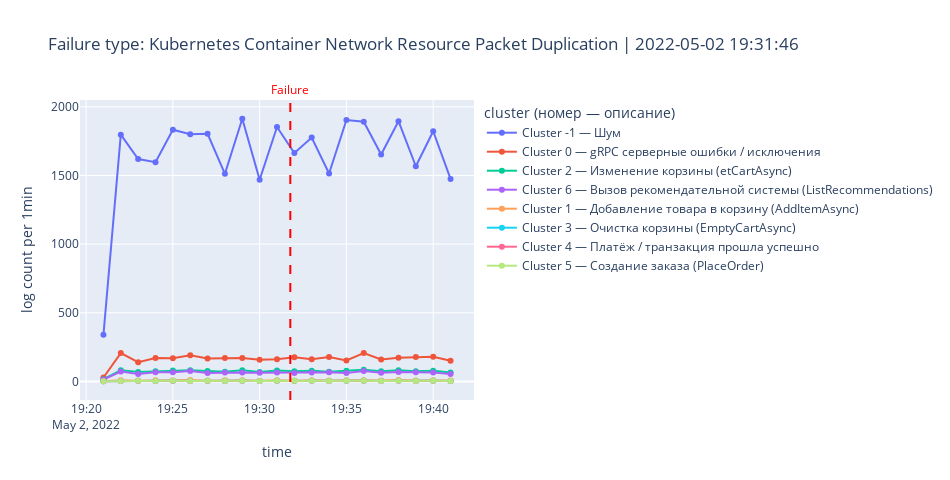
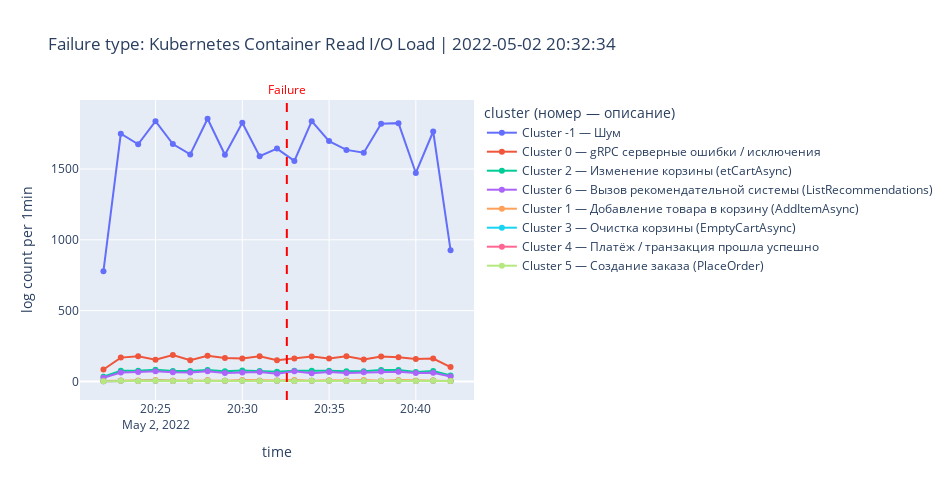
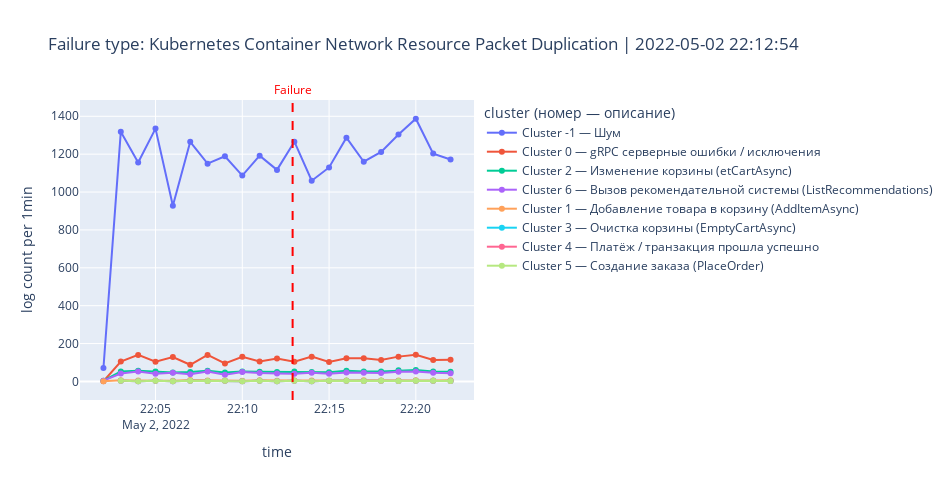
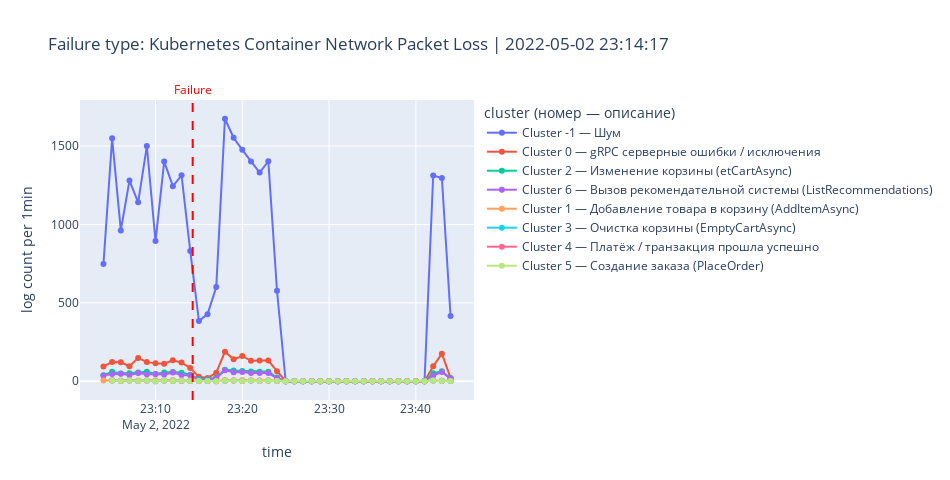

Source (notebook cell) for these figures, in order:
### Code cell
import plotly.graph_objs as go
FREQ = '1min'
WINDOW_BEFORE = '30min'
WINDOW_AFTER  = '30min'
TOP_N = None  

CLUSTER_DESCRIPTIONS = {
    -1: "Шум",
    0:  "gRPC серверные ошибки / исключения",
    1:  "Добавление товара в корзину (AddItemAsync)",
    2:  "Изменение корзины (etCartAsync)",
    3:  "Очистка корзины (EmptyCartAsync)",
    4:  "Платёж / транзакция прошла успешно",
    5:  "Создание заказа (PlaceOrder)",
    6:  "Вызов рекомендательной системы (ListRecommendations)",
}

# data
logs = filtered_logs_10m_df.copy()
incidents = service_failures_03_05_df.copy()

# type conversion
logs['datetime'] = pd.to_datetime(logs['datetime'])
incidents['datetime'] = pd.to_datetime(incidents['datetime'])

# 'noise' -> -1
logs['cluster_num'] = pd.to_numeric(
    logs['cluster'].replace({'noise': -1}),
    errors='coerce'
).astype('Int64')

# plot 1 incident
def plot_incident_timeseries(t_fail, failure_type=None, cmbd_id=None):
    # window near incident
    t_start = t_fail - pd.Timedelta(WINDOW_BEFORE)
    t_end   = t_fail + pd.Timedelta(WINDOW_AFTER)

    df_win = logs[(logs['datetime'] >= t_start) & (logs['datetime'] <= t_end)].copy()

    # filter by service
    if cmbd_id is not None:
        for svc_col in ['cmbd_id', 'cmdb_id', 'service_id', 'service']:
            if svc_col in df_win.columns:
                df_win = df_win[df_win[svc_col] == cmbd_id]
                break

    if df_win.empty:
        print(f"No logs in time window {WINDOW_BEFORE}/{WINDOW_AFTER} around {t_fail} (cmbd_id={cmbd_id})")
        return

    # agregate logs with resampling
    counts = (
        df_win
        .set_index('datetime')
        .groupby('cluster_num')
        .resample(FREQ).size()
        .rename('count')
        .reset_index()
    )

    # order of clusters
    order = (
        counts.groupby('cluster_num')['count']
              .sum()
              .sort_values(ascending=False)
              .index.tolist()
    )
    # print starting counts for debugging
    print('Counts at start time:')
    print(counts[counts['datetime'] == counts['datetime'].min()])
    if TOP_N is not None:
        order = order[:TOP_N]

    # title
    title_bits = []
    if failure_type is not None:
        title_bits.append(f'Failure type: {failure_type}')
    if cmbd_id is not None:
        title_bits.append(f'CMBD: {cmbd_id}')
    title_bits.append(str(t_fail))
    title = ' | '.join(title_bits)

    # visualization
    fig = go.Figure()
    for cid in order:
        sub = counts[counts['cluster_num'] == cid]
        if sub.empty:
            continue
        legend_name = f"Cluster {int(cid)} — {CLUSTER_DESCRIPTIONS.get(int(cid), 'Неизвестный кластер')}"
        fig.add_trace(go.Scatter(
            x=sub['datetime'],
            y=sub['count'],
            mode='lines+markers',
            name=legend_name
        ))

    # red line - time of incident
    fig.add_shape(
        type="line",
        x0=t_fail, x1=t_fail,
        y0=0, y1=1,
        xref='x', yref='paper',
        line=dict(color='red', dash='dash')
    )
    fig.add_annotation(
        x=t_fail, y=1, xref='x', yref='paper',
        text='Failure', showarrow=False,
        font=dict(color='red'), yanchor='bottom'
    )

    fig.update_layout(
        title=title,
        xaxis_title='time',
        yaxis_title=f'log count per {FREQ}',
        legend_title='cluster (номер — описание)',
        width=950, height=480,
        hovermode='x unified'
    )
    fig.show()

   

# plotting ts of logs
for _, row in incidents.iterrows():
    t_fail = row['datetime']
    failure_type = row['failure_type'] if 'failure_type' in incidents.columns else None
    cmbd_id = row['cmbd_id'] if 'cmbd_id' in incidents.columns else None
    plot_incident_timeseries(t_fail, failure_type=failure_type, cmbd_id=cmbd_id)
